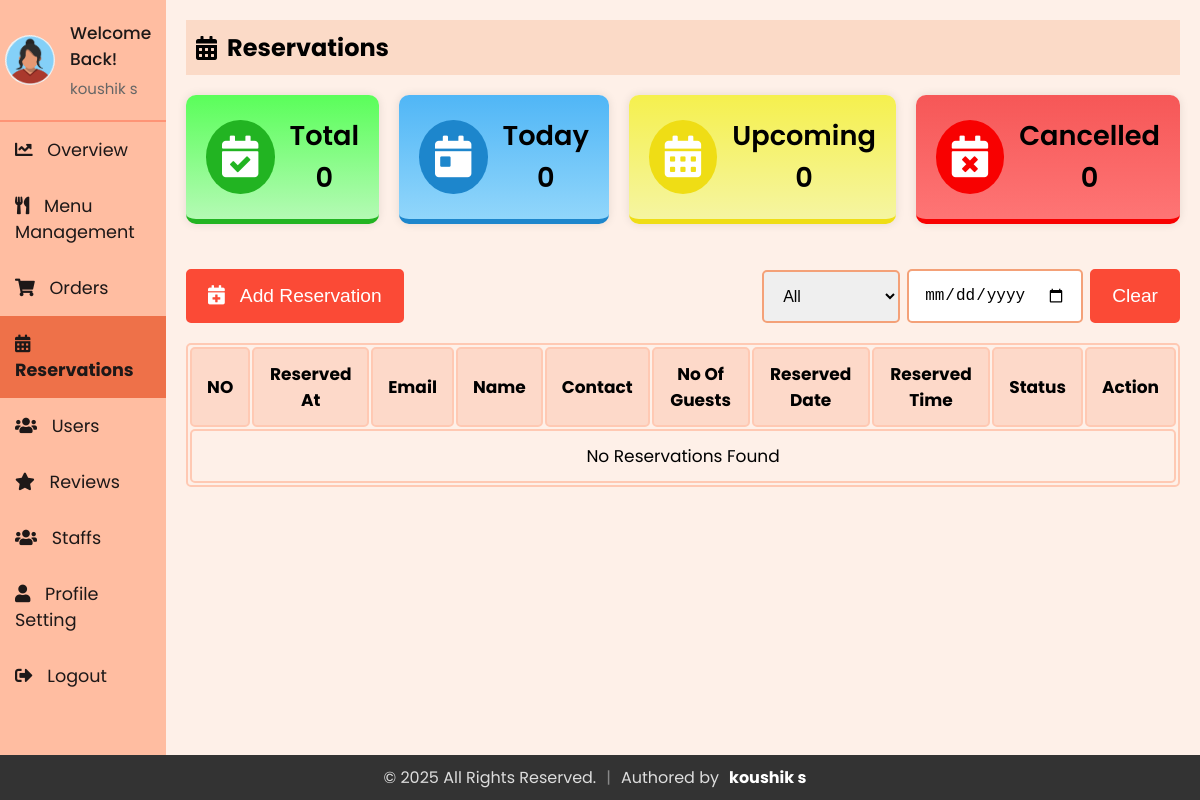
The app's page /Admin/reservations.php (signed in) with its own data.
### tables this page shows
CREATE TABLE `staff` (
  `id` int(11) NOT NULL,
  `firstName` varchar(50) NOT NULL,
  `lastName` varchar(50) NOT NULL,
  `email` varchar(100) NOT NULL,
  `contact` varchar(15) DEFAULT NULL,
  `role` enum('superadmin','admin','delivery boy','waiter') NOT NULL,
  `password` varchar(255) NOT NULL,
  `createdAt` timestamp NOT NULL DEFAULT current_timestamp(),
  `updatedAt` timestamp NOT NULL DEFAULT current_timestamp() ON UPDATE current_timestamp(),
  `profile_image` varchar(255) NOT NULL DEFAULT 'default.jpg'
);

### Admin/sidebar.php (called while the page is built, shortened)
<?php
include 'db_connection.php';
$admin_email = isset($_SESSION['email']) ? $_SESSION['email'] : '';
function getAdminInfo($email)
{
  global $conn;
  $stmt = $conn->prepare("SELECT firstName, lastName, email, profile_image FROM staff WHERE email = ?");
  $stmt->bind_param("s", $email);
  $stmt->execute();
  $stmt->bind_result($firstName, $lastName, $email,  $profile_image);
  return [
    'firstName' => $firstName ?: '',
    'lastName' => $lastName ?: '',
    'email' => $email ?: '',
    'profile_image' => $profile_image ?: 'default.jpg'
  ];
}
$admin_info = getAdminInfo($admin_email);
?>

### Admin/reservations.php (the view, shortened to what this page needs)
<?php
include 'db_connection.php';
$sql_total = "SELECT COUNT(*) AS total FROM reservations";
$result_total = $conn->query($sql_total);
$row_total = $result_total->fetch_assoc();
$totalReservations = $row_total['total'];
$sql_today = "SELECT COUNT(*) AS today FROM reservations WHERE DATE(reservedDate) = CURDATE()";
$result_today = $conn->query($sql_today);
$row_today = $result_today->fetch_assoc();
$todaysReservations = $row_today['today'];
$sql_upcoming = "SELECT COUNT(*) AS upcoming FROM reservations WHERE reservedDate > CURDATE() AND status != 'Cancelled' AND status != 'Completed' AND status != 'On Process'";
$result_upcoming = $conn->query($sql_upcoming);
$row_upcoming = $result_upcoming->fetch_assoc();
$upcomingReservations = $row_upcoming['upcoming'];
$sql_cancelled = "SELECT COUNT(*) AS cancelled FROM reservations WHERE status = 'Cancelled'";
$result_cancelled = $conn->query($sql_cancelled);
$row_cancelled = $result_cancelled->fetch_assoc();
$cancelledReservations = $row_cancelled['cancelled'];
$dateFilter = isset($_GET['dateFilter']) ? $_GET['dateFilter'] : '';
$query = "SELECT * FROM reservations";
$query .= " ORDER BY reservedDate DESC";
$result = $conn->query($query);
?>
<?php
include 'sidebar.php';
?>
<!DOCTYPE html>
<html lang="en">
<head>
  <link rel="stylesheet" href="https://cdnjs.cloudflare.com/ajax/libs/font-awesome/5.15.3/css/all.min.css">
  <link rel="stylesheet" href="sidebar.css">
  <link rel="stylesheet" href="admin_reservation.css">
</head>
<body>
  <div class="sidebar">
    <div class="profile-section">
      <img src="../uploads/<?php echo htmlspecialchars($admin_info['profile_image']); ?>" alt="Profile Picture">
      <div class="info">
        <h3>Welcome Back!</h3>
        <p><?php echo htmlspecialchars($admin_info['firstName']) . ' ' . htmlspecialchars($admin_info['lastName']); ?></p>
      </div>
    </div>
    <ul>
            <li><a href="index.php" ><i class="fas fa-chart-line"></i> Overview</a></li>
            <li><a href="admin_menu.php" ><i class="fas fa-utensils"></i> Menu Management</a></li>
            <li><a href="admin_orders.php"><i class="fas fa-shopping-cart"></i> Orders</a></li>
            <li><a href="reservations.php" class="active"><i class="fas fa-calendar-alt"></i> Reservations</a></li>
            <li><a href="users.php"><i class="fas fa-users"></i> Users</a></li>
            <li><a href="reviews.php"><i class="fas fa-star"></i> Reviews</a></li>
            <li><a href="staffs.php" ><i class="fas fa-users"></i> Staffs</a></li>
            <li><a href="profile.php"><i class="fas fa-user"></i> Profile Setting</a></li>
            <li><a href="logout.php"><i class="fas fa-sign-out-alt"></i> Logout</a></li>
        </ul>
  </div>
  <div class="content">
    <div class="header">
      <h2><i class="fas fa-calendar-alt"></i> Reservations</h2>
    </div>
    <div>
      <div class="stats">
        <div class="stat-item" id="total">
          <div class="stat-icon" id="total-icon">
            <i class="fas fa-calendar-check"></i>
          </div>
          <div class="stat-text">
            <p>Total</p>
            <p><?php echo $totalReservations; ?></p>
          </div>
        </div>
        <div class="stat-item" id="today">
          <div class="stat-icon" id="today-icon">
            <i class="fas fa-calendar-day"></i>
          </div>
          <div class="stat-text">
            <p>Today</p>
            <p><?php echo $todaysReservations; ?></p>
          </div>
        </div>
        <div class="stat-item" id="upcoming">
          <div class="stat-icon" id="upcoming-icon">
            <i class="fas fa-calendar-alt"></i>
          </div>
          <div class="stat-text">
            <p>Upcoming</p>
            <p><?php echo $upcomingReservations; ?></p>
          </div>
        </div>
        <div class="stat-item" id="cancelled">
          <div class="stat-icon" id="cancelled-icon">
            <i class="fas fa-calendar-times"></i>
          </div>
          <div class="stat-text">
            <p>Cancelled</p>
            <p><?php echo $cancelledReservations; ?></p>
          </div>
        </div>
      </div>
      <div class="buttons-container">
        <button onclick="openaddReservationModal()"><i class="fas fa-calendar-plus"></i> &nbsp; Add Reservation</button>
        <div class="actions">
          <select id="statusFilter" name="statusFilter" onchange="filterByStatus()">
            <option value="">All</option>
          </select>
          <input type="date" id="dateFilter" name="dateFilter" value="<?php echo htmlspecialchars($dateFilter); ?>" onchange="filterByDate()">
          <button type="button" onclick="clearFilter()">Clear</button>
        </div>
      </div>
      <table id="userTable">
        <thead>
          <tr>
            <th>NO</th>
            <th>Reserved At</th>
            <th>Email</th>
            <th>Name</th>
            <th>Contact</th>
            <th>No Of Guests</th>
            <th>Reserved Date</th>
            <th>Reserved Time</th>
            <th>Status</th>
            <th>Action</th>
          </tr>
        </thead>
        <tbody>
          <?php
          if ($result->num_rows > 0) {
            while ($row = $result->fetch_assoc()) {
              echo "<tr>
      <td>{$row['reservation_id']}</td>
      <td>{$row['reservedAt']}</td>
      <td>{$row['email']}</td>
      <td>{$row['name']}</td>
      <td>{$row['contact']}</td>
      <td>{$row['noOfGuests']}</td>
      <td>{$row['reservedDate']}</td>
      <td>{$row['reservedTime']}</td>
      <td>
        <select id='status-{$row['reservation_id']}' onchange=\"updateStatus('{$row['reservation_id']}', this.value)\" class='status-select'>
          <option value='Pending' " . ($row['status'] == 'Pending' ? 'selected' : '') . ">Pending</option>
          <option value='Approved' " . ($row['status'] == 'Approved' ? 'selected' : '') . ">Approved</option>
          <option value='On Process' " . ($row['status'] == 'On Process' ? 'selected' : '') . ">On Process</option>
          <option value='Completed' " . ($row['status'] == 'Completed' ? 'selected' : '') . ">Completed</option>
          <option value='Cancelled' " . ($row['status'] == 'Cancelled' ? 'selected' : '') . ">Cancelled</option>
        </select>
      </td>
      <td>
        <button id='editbtn' onclick='openEditReservationModal(this)' data-id='{$row['reservation_id']}' data-email='{$row['email']}' data-name='{$row['name']}' data-contact='{$row['contact']}' data-reservedDate='{$row['reservedDate']}' data-reservedTime='{$row['reservedTime']}' data-noOfGuests='{$row['noOfGuests']}' data-status='{$row['status']}'><i class='fas fa-edit'></i></button>
        <button id='deletebtn' onclick=\"deleteItem('{$row['reservation_id']}')\"><i class='fas fa-trash'></i></button>
      </td>
    </tr>";
            }
          } else {
            echo "<tr><td colspan='10' style='text-align: center;'>No Reservations Found</td></tr>";
          }
          ?>
        </tbody>
      </table>
    </div>
</body>
</html>

### Admin/sidebar.css (style rules this page uses)
* { margin: 0; padding: 0; box-sizing: border-box; }
body { background: #fef0e8; font-family: "Poppins", sans-serif; display: flex; flex-direction: row; margin: 0; }
.sidebar { width: 250px; background-color: #ffbda1; color: #1d1818; overflow: auto; position: relative; min-height: 100vh; font-size: 1.1rem }
.sidebar ul li a { display: block; padding: 15px; text-decoration: none; color: #1d1818; transition: background-color 0.3s; }
.sidebar ul li a.active { background-color:#ee7149; font-weight: bold; }
.sidebar ul li a i { margin-right: 10px; }
.sidebar ul { list-style-type: none; padding: 0; }
.content { flex: 1; padding: 20px; }
.header { padding: 10px; background-color: #fbdac7; margin-bottom: 20px; display: flex; align-items: center; }
.header h2 { display: flex; align-items: center; }
.header h2 i { margin-right: 10px; }
.profile-section { padding: 20px 5px 20px 5px; display: flex; align-items: center; border-bottom: 2px solid rgba(253, 108, 77, 0.5); }
.profile-section img { width: 50px; height: 50px; border-radius: 50%; margin-right: 15px; }
.profile-section .info { flex-grow: 1; }
.profile-section .info h3 { margin: 0; font-size: 17px; font-weight: 500; }
.profile-section .info p { margin: 5px 0 0; font-size: 15px; color: #666; }
.sidebar ul li a.active { font-weight: bold; }

### Admin/admin_reservation.css (style rules this page uses)
* { margin: 0; padding: 0; }
body { background: #fef0e8; font-family: "Poppins", sans-serif; margin: 0; }
.content { margin-bottom: 40px; }
table { width: 100%; border: 2px solid #ffc9b3; font-size: 17px; text-align: center; cursor: pointer; border-radius: 5px; }
table th, table td { padding: 12px 15px; border: 2px solid #ffc9b3; border-radius: 5px; }
table th { background-color: #fdd9c9; }
.header { padding: 10px; background-color: #fbdac7; margin-bottom: 20px; display: flex; align-items: center; }
.stats { display: flex; gap: 20px; margin-top: 20px; margin-bottom: 20px; }
.stats #total { background: linear-gradient(to bottom, rgb(90, 254, 90), rgb(180, 250, 180)); border-bottom: 5px solid rgb(34, 180, 34); }
.stats #today { background: linear-gradient(to bottom, rgb(80, 182, 246), rgb(145, 214, 251)); border-bottom: 5px solid rgb(29, 134, 204); }
.stats #upcoming { background: linear-gradient(to bottom, rgb(245, 240, 78), rgb(245, 245, 161)); border-bottom: 5px solid rgb(239, 221, 21); }
.stats #cancelled { background: linear-gradient(to bottom, rgb(246, 87, 87), rgb(254, 117, 117)); border-bottom: 5px solid rgb(248, 1, 1); }
.stat-item { display: flex; align-items: center; justify-content: center; padding: 20px; gap: 15px; border-radius: 10px; box-shadow: 0 0 10px rgba(0, 0, 0, 0.1); flex: 1; }
.stat-item div { display: flex; align-items: center; }
.stat-text { display: flex; flex-direction: column; }
.stat-item p, .stat-item h3 { margin: 0; font-size: 1.7rem; font-weight: 600; }
.stat-icon { font-size: 2.6rem; color: #fff; border-radius: 50%; padding: 16px; }
#total-icon { background: rgb(34, 180, 34); }
#today-icon { background: rgb(29, 134, 204); }
#upcoming-icon { background: rgb(239, 221, 21); }
#cancelled-icon { background: rgb(248, 1, 1); }
.buttons-container { display: flex; justify-content: space-between; align-items: center; margin-bottom: 0px; margin-top: 25px; }
button { background-color: #fb4a36; color: white; border: 2px solid #fb4a36; padding: 14px 20px; cursor: pointer; border-radius: 5px; transition: all 0.3s ease; font-size: 1.2rem; }
.actions { display: flex; align-items: center; margin-bottom: 20px; margin-top: 20px; gap: 7px; }
.actions select, .actions input { padding: 15px; font-size: 1rem; border-radius: 5px; border: 2px solid #f4a178; cursor: pointer; outline: none; }

### Admin/reservations.php (style rules this page uses)
.content { margin-bottom: 40px; }

### records on screen
staff: profile_image (picture), firstName "koushik", lastName "s"

### other values on screen
$totalReservations "0"
$todaysReservations "0"
$upcomingReservations "0"
$cancelledReservations "0"
